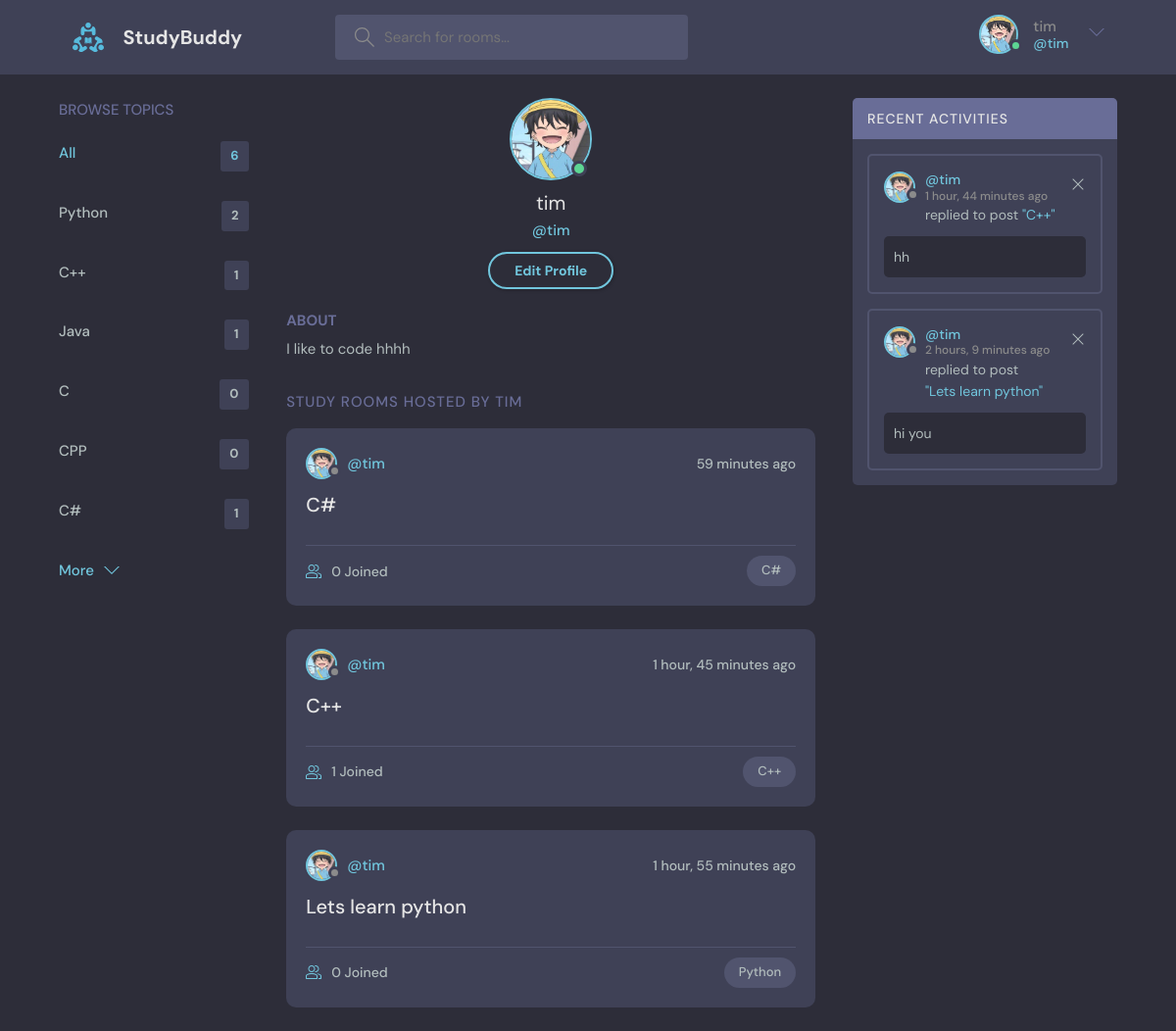
Page /profile/2/ (signed in) on the committed database.
### base/models.py (models this page shows, shortened)
class User(AbstractUser):
    name =models.CharField(max_length=200,null=True)
    email =models.EmailField(unique=True,null=True)
    bio = models.TextField(null=True)
    avatar = models.ImageField(default="avatar.svg")
    USERNAME_FIELD = 'email'
    REQUIRED_FIELDS = ['username']

class Topic(models.Model):
    name = models.CharField(max_length=200)

class Room(models.Model):
    host = models.ForeignKey(User, on_delete=models.SET_NULL, null=True)
    topic = models.ForeignKey(Topic, on_delete=models.SET_NULL, null=True)
    name = models.CharField(max_length=200)
    description = models.TextField(null=True, blank=True)
    participants = models.ManyToManyField(User,related_name='participants',blank=True)
    updated = models.DateTimeField(auto_now=True)  # when every time save,update this
    created = models.DateTimeField(auto_now_add=True)  # when first time save,update this
    class Meta:
        ordering = ['-updated','-created']
    def __str__(self):
        return self.name

class Message(models.Model):
    user = models.ForeignKey(User, on_delete=models.CASCADE)
    room = models.ForeignKey(Room, on_delete=models.CASCADE)
    body = models.TextField()
    updated = models.DateTimeField(auto_now=True)  # when every time save,update this
    created = models.DateTimeField(auto_now_add=True)  # when first time save,update this
    class Meta:
        ordering = ['-updated','-created']

### base/views.py (the view)
# urls.py: path('profile/<str:pk>/', views.userProfile, name="user-profile"),
@login_required(login_url='login')
def userProfile(request, pk):
    user = User.objects.get(id=pk)
    rooms = user.room_set.all()
    room_message = user.message_set.all()
    topics = Topic.objects.all()
    context = {'user': user, 'rooms': rooms, 'room_message': room_message, 'topics': topics}
    return render(request, 'base/profile.html', context)

### base/templates/base/profile.html
{% extends 'main.html' %}
{% block content %}
    <main class="profile-page layout layout--3">
        <div class="container">
            {% include 'base/topics_component.html' %}
            <div class="roomList">
                <div class="profile">
                    <div class="profile__avatar">
                        <div class="avatar avatar--large active">
                            <img src="{{ user.avatar.url }}"/>
                        </div>
                    </div>
                    <div class="profile__info">
                        <h3>{{ user.username }}</h3>
                        <p>@{{ user.username }}</p>
                        {% if request.user == user %}
                        <a href="{% url 'update-user' %}" class="btn btn--main btn--pill">Edit Profile</a>
                        {% endif %}
                    </div>
                    <div class="profile__about">
                        <h3>About</h3>
                        <p>
                            {{ user.bio }}
                        </p>
                    </div>
                </div>
                <div class="roomList__header">
                    <div>
                        <h2>Study Rooms Hosted by {{ user.username }}
                        </h2>
                    </div>
                </div>
                {% include 'base/feed_component.html' %}
            </div>
            {% include 'base/activity_component.html' %}
        </div>
    </main>
{% endblock content %}

### templates/main.html (shortened to what this page needs)
<!DOCTYPE html>
{% load static %}
<html lang="en">
<head>
    <link rel="stylesheet" href="{% static 'styles/style.css' %}"/>
</head>
<body>
{% include 'narbar.html' %}
{% block content %}
{% endblock %}
</body>
</html>

### templates/narbar.html (shortened to what this page needs)
{% load static %}
<header class="header header--loggedIn">
    <div class="container">
        <a href="{% url 'home' %}" class="header__logo">
            <img src="{% static 'images/logo.svg' %}"/>
            <h1>StudyBuddy</h1>
        </a>
        <form class="header__search" method="GET" action="{% url 'home' %}">
            <label>
                <input name="q" placeholder="Search for rooms..."/>
            </label>
        </form>
        <nav class="header__menu">
            {% if request.user.is_authenticated %}
                <div class="header__user">
                    <a href="{% url 'user-profile' request.user.id %}">
                        <div class="avatar avatar--medium active">
                            <img src="{{request.user.avatar.url}}"/>
                        </div>
                        <p>{{ request.user.username }} <span>@{{ request.user.username }}</span></p>
                    </a>
                    <button class="dropdown-button">
                        <svg version="1.1" xmlns="http://www.w3.org/2000/svg" width="32" height="32"
                             viewBox="0 0 32 32">
                            <title>chevron-down</title>
                            <path d="M16 21l-13-13h-3l16 16 16-16h-3l-13 13z"></path>
                        </svg>
                    </button>
                </div>
            {% else %}
                <a href="{% url 'login' %}">
                    <img src="{% static 'images/avatar.svg' %}"/>
                    <p>Login</p>
                </a>
            {% endif %}
        </nav>
    </div>
</header>

### base/templates/base/topics_component.html
<div class="topics">
    <div class="topics__header">
        <h2>Browse Topics</h2>
    </div>
    <ul class="topics__list">
        <li>
            <a href="{% url 'home' %}" class="active">All <span>{{ topics.count }}</span></a>
        </li>
        {% for topic in topics %}
        <li>
            <a href="{% url 'home' %}?q={{ topic.name }}">{{ topic.name }}<span>{{ topic.room_set.all.count }}</span></a>
        </li>
        {% endfor %}
    </ul>
    <a class="btn btn--link" href="{% url 'topics' %}">
        More
        <svg version="1.1" xmlns="http://www.w3.org/2000/svg" width="32" height="32" viewBox="0 0 32 32">
            <title>chevron-down</title>
            <path d="M16 21l-13-13h-3l16 16 16-16h-3l-13 13z"></path>
        </svg>
    </a>
</div>

### base/templates/base/feed_component.html (shortened to what this page needs)
{% for room in rooms %}
    <div class="roomListRoom">
        <div class="roomListRoom__header">
            <a href="{% url 'user-profile' room.host.id %}" class="roomListRoom__author">
                <div class="avatar avatar--small">
                    <img src="{{room.host.avatar.url}}"/>
                </div>
                <span>@{{ room.host.username }}</span>
            </a>
            <div class="roomListRoom__actions">
                <span>{{ room.created|timesince}} ago</span>
            </div>
        </div>
        <div class="roomListRoom__content">
            <a href="{% url 'room' room.id %}">{{ room.name}}</a>
        </div>
        <div class="roomListRoom__meta">
            <a href="{% url 'room' room.id %}" class="roomListRoom__joined">
                {{ room.participants.all.count}} Joined
            </a>
            <p class="roomListRoom__topic">{{ room.topic.name }}</p>
        </div>
    </div>
{% endfor %}

### base/templates/base/activity_component.html
<div class="activities">
    <div class="activities__header">
        <h2>Recent Activities</h2>
    </div>
    {% for message in room_message %}
        <div class="activities__box">
            <div class="activities__boxHeader roomListRoom__header">
                <a href="{% url 'user-profile' message.user.id %}" class="roomListRoom__author">
                    <div class="avatar avatar--small">
                        <img src="{{ message.user.avatar.url }}"/>
                    </div>
                    <p>
                        @{{ message.user.username }}
                        <span>{{ message.created|timesince }} ago</span>
                    </p>
                </a>
                {% if request.user == message.user %}
                    <div class="roomListRoom__actions">
                        <a href="{% url 'delete-message' message.id %}">
                            <svg version="1.1" xmlns="http://www.w3.org/2000/svg" width="32" height="32"
                                 viewBox="0 0 32 32">
                                <title>remove</title>
                                <path
                                        d="M27.314 6.019l-1.333-1.333-9.98 9.981-9.981-9.981-1.333 1.333 9.981 9.981-9.981 9.98 1.333 1.333 9.981-9.98 9.98 9.98 1.333-1.333-9.98-9.98 9.98-9.981z"
                                ></path>
                            </svg>
                        </a>
                    </div>
                {% endif %}
            </div>
            <div class="activities__boxContent">
                <p>replied to post <a href="{% url 'room' message.room.id %}">"{{ message.room }}"</a></p>
                <div class="activities__boxRoomContent">
                    {{ message.body }}
                </div>
            </div>
        </div>
    {% endfor %}
</div>

### rows in the picture
User: user.avatar (picture), user.username "tim", avatar (picture), username "tim", bio "I like to code hhhh", username "TIM"
Topic: name "Python", room_set.all.count "2"
Topic: name "C++", room_set.all.count "1"
Topic: name "Java", room_set.all.count "1"
Topic: name "C", room_set.all.count "0"
Topic: name "CPP", room_set.all.count "0"
Topic: name "C#", room_set.all.count "1"
Room: host.avatar (picture), host.username "tim", created "59 minutes", name "C#", participants.all.count "0", topic.name "C#"
Room: host.avatar (picture), host.username "tim", created "1 hour, 45 minutes", name "C++", participants.all.count "1", topic.name "C++"
Room: host.avatar (picture), host.username "tim", created "1 hour, 55 minutes", name "Lets learn python", participants.all.count "0", topic.name "Python"
Message: user.avatar (picture), user.username "tim", created "1 hour, 44 minutes", room "C++", body "hh"
Message: user.avatar (picture), user.username "tim", created "2 hours, 9 minutes", room "Lets learn python", body "hi you"

### other values in the picture
{{ topics.count }} "6"
